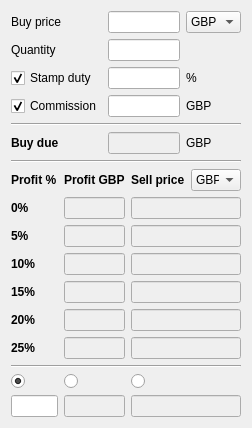
<?xml version="1.0" encoding="UTF-8"?>
<ui version="4.0">
 <class>sellPriceWidget</class>
 <widget class="QWidget" name="sellPriceWidget">
  <property name="geometry">
   <rect>
    <x>0</x>
    <y>0</y>
    <width>252</width>
    <height>402</height>
   </rect>
  </property>
  <property name="windowTitle">
   <string>Form</string>
  </property>
  <layout class="QVBoxLayout" name="verticalLayout">
   <property name="sizeConstraint">
    <enum>QLayout::SetDefaultConstraint</enum>
   </property>
   <item>
    <layout class="QGridLayout" name="gridLayout">
     <item row="1" column="2">
      <widget class="QLineEdit" name="QuantityEdit"/>
     </item>
     <item row="2" column="2" rowspan="2">
      <widget class="QLineEdit" name="StampDutyEdit"/>
     </item>
     <item row="2" column="1" rowspan="2">
      <widget class="QCheckBox" name="StampDutyCheckBox">
       <property name="text">
        <string>Stamp duty</string>
       </property>
       <property name="checked">
        <bool>true</bool>
       </property>
      </widget>
     </item>
     <item row="2" column="3" rowspan="2" colspan="2">
      <widget class="QLabel" name="label_4">
       <property name="text">
        <string>%</string>
       </property>
      </widget>
     </item>
     <item row="4" column="2" rowspan="3">
      <widget class="QLineEdit" name="CommissionEdit"/>
     </item>
     <item row="1" column="1">
      <widget class="QLabel" name="label_2">
       <property name="text">
        <string>Quantity</string>
       </property>
      </widget>
     </item>
     <item row="0" column="3" colspan="2">
      <widget class="QComboBox" name="BuyUnitsComboBox">
       <property name="currentText">
        <string>GBP</string>
       </property>
       <item>
        <property name="text">
         <string>GBP</string>
        </property>
       </item>
       <item>
        <property name="text">
         <string>GBp</string>
        </property>
       </item>
      </widget>
     </item>
     <item row="8" column="2">
      <widget class="QLineEdit" name="BuyDue">
       <property name="enabled">
        <bool>false</bool>
       </property>
      </widget>
     </item>
     <item row="8" column="1">
      <widget class="QLabel" name="label_3">
       <property name="font">
        <font>
         <weight>75</weight>
         <bold>true</bold>
        </font>
       </property>
       <property name="text">
        <string>Buy due</string>
       </property>
      </widget>
     </item>
     <item row="0" column="1">
      <widget class="QLabel" name="label">
       <property name="text">
        <string>Buy price</string>
       </property>
      </widget>
     </item>
     <item row="8" column="3" colspan="2">
      <widget class="QLabel" name="label_5">
       <property name="text">
        <string>GBP</string>
       </property>
      </widget>
     </item>
     <item row="0" column="2">
      <widget class="QLineEdit" name="BuyPriceEdit">
       <property name="text">
        <string/>
       </property>
      </widget>
     </item>
     <item row="4" column="1" rowspan="3">
      <widget class="QCheckBox" name="CommissionCheckBox">
       <property name="text">
        <string>Commission</string>
       </property>
       <property name="checked">
        <bool>true</bool>
       </property>
      </widget>
     </item>
     <item row="7" column="1" colspan="4">
      <widget class="Line" name="line_3">
       <property name="orientation">
        <enum>Qt::Horizontal</enum>
       </property>
      </widget>
     </item>
     <item row="4" column="3" rowspan="3" colspan="2">
      <widget class="QLabel" name="label_6">
       <property name="text">
        <string>GBP</string>
       </property>
      </widget>
     </item>
     <item row="9" column="1" colspan="4">
      <widget class="Line" name="line">
       <property name="orientation">
        <enum>Qt::Horizontal</enum>
       </property>
      </widget>
     </item>
    </layout>
   </item>
   <item>
    <layout class="QGridLayout" name="resultslayout">
     <item row="3" column="1">
      <widget class="QLabel" name="label_15">
       <property name="font">
        <font>
         <weight>75</weight>
         <bold>true</bold>
        </font>
       </property>
       <property name="text">
        <string>5%</string>
       </property>
      </widget>
     </item>
     <item row="7" column="3">
      <widget class="QLineEdit" name="pos_25_price">
       <property name="enabled">
        <bool>false</bool>
       </property>
      </widget>
     </item>
     <item row="10" column="3">
      <widget class="QLineEdit" name="SellPriceEdit">
       <property name="enabled">
        <bool>false</bool>
       </property>
      </widget>
     </item>
     <item row="7" column="1">
      <widget class="QLabel" name="label_19">
       <property name="font">
        <font>
         <weight>75</weight>
         <bold>true</bold>
        </font>
       </property>
       <property name="text">
        <string>25%</string>
       </property>
      </widget>
     </item>
     <item row="10" column="2">
      <widget class="QLineEdit" name="ProfitEdit">
       <property name="enabled">
        <bool>false</bool>
       </property>
      </widget>
     </item>
     <item row="5" column="1">
      <widget class="QLabel" name="label_17">
       <property name="font">
        <font>
         <weight>75</weight>
         <bold>true</bold>
        </font>
       </property>
       <property name="text">
        <string>15%</string>
       </property>
      </widget>
     </item>
     <item row="3" column="3">
      <widget class="QLineEdit" name="pos_5_price">
       <property name="enabled">
        <bool>false</bool>
       </property>
      </widget>
     </item>
     <item row="6" column="1">
      <widget class="QLabel" name="label_18">
       <property name="font">
        <font>
         <weight>75</weight>
         <bold>true</bold>
        </font>
       </property>
       <property name="text">
        <string>20%</string>
       </property>
      </widget>
     </item>
     <item row="3" column="2">
      <widget class="QLineEdit" name="pos_5_profit">
       <property name="enabled">
        <bool>false</bool>
       </property>
      </widget>
     </item>
     <item row="7" column="2">
      <widget class="QLineEdit" name="pos_25_profit">
       <property name="enabled">
        <bool>false</bool>
       </property>
      </widget>
     </item>
     <item row="8" column="1" colspan="3">
      <widget class="Line" name="line_2">
       <property name="orientation">
        <enum>Qt::Horizontal</enum>
       </property>
      </widget>
     </item>
     <item row="2" column="2">
      <widget class="QLineEdit" name="pos_0_profit">
       <property name="enabled">
        <bool>false</bool>
       </property>
      </widget>
     </item>
     <item row="6" column="3">
      <widget class="QLineEdit" name="pos_20_price">
       <property name="enabled">
        <bool>false</bool>
       </property>
      </widget>
     </item>
     <item row="0" column="3" rowspan="2">
      <layout class="QHBoxLayout" name="horizontalLayout">
       <item>
        <widget class="QLabel" name="label_21">
         <property name="font">
          <font>
           <weight>75</weight>
           <bold>true</bold>
          </font>
         </property>
         <property name="text">
          <string>Sell price</string>
         </property>
        </widget>
       </item>
       <item>
        <widget class="QComboBox" name="SellUnitsComboBox">
         <property name="maximumSize">
          <size>
           <width>50</width>
           <height>16777215</height>
          </size>
         </property>
         <item>
          <property name="text">
           <string>GBP</string>
          </property>
         </item>
         <item>
          <property name="text">
           <string>GBp</string>
          </property>
         </item>
        </widget>
       </item>
      </layout>
     </item>
     <item row="4" column="2">
      <widget class="QLineEdit" name="pos_10_profit">
       <property name="enabled">
        <bool>false</bool>
       </property>
      </widget>
     </item>
     <item row="10" column="1">
      <widget class="QLineEdit" name="ProfitPercentageEdit"/>
     </item>
     <item row="0" column="1" rowspan="2">
      <widget class="QLabel" name="label_8">
       <property name="font">
        <font>
         <weight>75</weight>
         <bold>true</bold>
        </font>
       </property>
       <property name="text">
        <string>Profit %</string>
       </property>
      </widget>
     </item>
     <item row="5" column="2">
      <widget class="QLineEdit" name="pos_15_profit">
       <property name="enabled">
        <bool>false</bool>
       </property>
      </widget>
     </item>
     <item row="2" column="1">
      <widget class="QLabel" name="label_14">
       <property name="font">
        <font>
         <weight>75</weight>
         <bold>true</bold>
        </font>
       </property>
       <property name="text">
        <string>0%</string>
       </property>
      </widget>
     </item>
     <item row="0" column="2" rowspan="2">
      <widget class="QLabel" name="label_9">
       <property name="maximumSize">
        <size>
         <width>74</width>
         <height>16777215</height>
        </size>
       </property>
       <property name="font">
        <font>
         <weight>75</weight>
         <bold>true</bold>
        </font>
       </property>
       <property name="text">
        <string>Profit GBP</string>
       </property>
      </widget>
     </item>
     <item row="5" column="3">
      <widget class="QLineEdit" name="pos_15_price">
       <property name="enabled">
        <bool>false</bool>
       </property>
      </widget>
     </item>
     <item row="2" column="3">
      <widget class="QLineEdit" name="pos_0_price">
       <property name="enabled">
        <bool>false</bool>
       </property>
      </widget>
     </item>
     <item row="4" column="1">
      <widget class="QLabel" name="label_16">
       <property name="font">
        <font>
         <weight>75</weight>
         <bold>true</bold>
        </font>
       </property>
       <property name="text">
        <string>10%</string>
       </property>
      </widget>
     </item>
     <item row="6" column="2">
      <widget class="QLineEdit" name="pos_20_profit">
       <property name="enabled">
        <bool>false</bool>
       </property>
      </widget>
     </item>
     <item row="4" column="3">
      <widget class="QLineEdit" name="pos_10_price">
       <property name="enabled">
        <bool>false</bool>
       </property>
      </widget>
     </item>
     <item row="9" column="1">
      <widget class="QRadioButton" name="ProfitPercentageRadioButton">
       <property name="text">
        <string/>
       </property>
       <property name="checked">
        <bool>true</bool>
       </property>
       <attribute name="buttonGroup">
        <string notr="true">buttonGroup</string>
       </attribute>
      </widget>
     </item>
     <item row="9" column="2">
      <widget class="QRadioButton" name="ProfitRadioButton">
       <property name="text">
        <string/>
       </property>
       <attribute name="buttonGroup">
        <string notr="true">buttonGroup</string>
       </attribute>
      </widget>
     </item>
     <item row="9" column="3">
      <widget class="QRadioButton" name="SellPriceRadioButton">
       <property name="text">
        <string/>
       </property>
       <attribute name="buttonGroup">
        <string notr="true">buttonGroup</string>
       </attribute>
      </widget>
     </item>
    </layout>
   </item>
  </layout>
 </widget>
 <tabstops>
  <tabstop>BuyPriceEdit</tabstop>
  <tabstop>BuyUnitsComboBox</tabstop>
  <tabstop>QuantityEdit</tabstop>
  <tabstop>StampDutyCheckBox</tabstop>
  <tabstop>StampDutyEdit</tabstop>
  <tabstop>CommissionCheckBox</tabstop>
  <tabstop>CommissionEdit</tabstop>
  <tabstop>pos_25_price</tabstop>
  <tabstop>pos_10_price</tabstop>
  <tabstop>pos_15_price</tabstop>
  <tabstop>pos_20_price</tabstop>
  <tabstop>pos_0_price</tabstop>
  <tabstop>pos_5_price</tabstop>
 </tabstops>
 <resources/>
 <connections>
  <connection>
   <sender>StampDutyCheckBox</sender>
   <signal>clicked(bool)</signal>
   <receiver>StampDutyEdit</receiver>
   <slot>setEnabled(bool)</slot>
   <hints>
    <hint type="sourcelabel">
     <x>49</x>
     <y>72</y>
    </hint>
    <hint type="destinationlabel">
     <x>105</x>
     <y>74</y>
    </hint>
   </hints>
  </connection>
  <connection>
   <sender>CommissionCheckBox</sender>
   <signal>clicked(bool)</signal>
   <receiver>CommissionEdit</receiver>
   <slot>setEnabled(bool)</slot>
   <hints>
    <hint type="sourcelabel">
     <x>44</x>
     <y>105</y>
    </hint>
    <hint type="destinationlabel">
     <x>147</x>
     <y>100</y>
    </hint>
   </hints>
  </connection>
  <connection>
   <sender>BuyPriceEdit</sender>
   <signal>returnPressed()</signal>
   <receiver>QuantityEdit</receiver>
   <slot>setFocus()</slot>
   <hints>
    <hint type="sourcelabel">
     <x>126</x>
     <y>17</y>
    </hint>
    <hint type="destinationlabel">
     <x>123</x>
     <y>39</y>
    </hint>
   </hints>
  </connection>
  <connection>
   <sender>StampDutyEdit</sender>
   <signal>returnPressed()</signal>
   <receiver>CommissionEdit</receiver>
   <slot>setFocus()</slot>
   <hints>
    <hint type="sourcelabel">
     <x>190</x>
     <y>74</y>
    </hint>
    <hint type="destinationlabel">
     <x>99</x>
     <y>107</y>
    </hint>
   </hints>
  </connection>
  <connection>
   <sender>ProfitPercentageRadioButton</sender>
   <signal>toggled(bool)</signal>
   <receiver>ProfitPercentageEdit</receiver>
   <slot>setEnabled(bool)</slot>
   <hints>
    <hint type="sourcelabel">
     <x>15</x>
     <y>368</y>
    </hint>
    <hint type="destinationlabel">
     <x>39</x>
     <y>341</y>
    </hint>
   </hints>
  </connection>
  <connection>
   <sender>ProfitPercentageRadioButton</sender>
   <signal>toggled(bool)</signal>
   <receiver>ProfitEdit</receiver>
   <slot>setDisabled(bool)</slot>
   <hints>
    <hint type="sourcelabel">
     <x>20</x>
     <y>369</y>
    </hint>
    <hint type="destinationlabel">
     <x>90</x>
     <y>344</y>
    </hint>
   </hints>
  </connection>
  <connection>
   <sender>ProfitPercentageRadioButton</sender>
   <signal>toggled(bool)</signal>
   <receiver>SellPriceEdit</receiver>
   <slot>setDisabled(bool)</slot>
   <hints>
    <hint type="sourcelabel">
     <x>13</x>
     <y>365</y>
    </hint>
    <hint type="destinationlabel">
     <x>179</x>
     <y>341</y>
    </hint>
   </hints>
  </connection>
  <connection>
   <sender>ProfitRadioButton</sender>
   <signal>toggled(bool)</signal>
   <receiver>ProfitPercentageEdit</receiver>
   <slot>setDisabled(bool)</slot>
   <hints>
    <hint type="sourcelabel">
     <x>85</x>
     <y>365</y>
    </hint>
    <hint type="destinationlabel">
     <x>30</x>
     <y>352</y>
    </hint>
   </hints>
  </connection>
  <connection>
   <sender>ProfitRadioButton</sender>
   <signal>toggled(bool)</signal>
   <receiver>ProfitEdit</receiver>
   <slot>setEnabled(bool)</slot>
   <hints>
    <hint type="sourcelabel">
     <x>97</x>
     <y>366</y>
    </hint>
    <hint type="destinationlabel">
     <x>101</x>
     <y>350</y>
    </hint>
   </hints>
  </connection>
  <connection>
   <sender>ProfitRadioButton</sender>
   <signal>toggled(bool)</signal>
   <receiver>SellPriceEdit</receiver>
   <slot>setDisabled(bool)</slot>
   <hints>
    <hint type="sourcelabel">
     <x>81</x>
     <y>366</y>
    </hint>
    <hint type="destinationlabel">
     <x>157</x>
     <y>352</y>
    </hint>
   </hints>
  </connection>
  <connection>
   <sender>SellPriceRadioButton</sender>
   <signal>toggled(bool)</signal>
   <receiver>ProfitPercentageEdit</receiver>
   <slot>setDisabled(bool)</slot>
   <hints>
    <hint type="sourcelabel">
     <x>143</x>
     <y>371</y>
    </hint>
    <hint type="destinationlabel">
     <x>53</x>
     <y>349</y>
    </hint>
   </hints>
  </connection>
  <connection>
   <sender>SellPriceRadioButton</sender>
   <signal>toggled(bool)</signal>
   <receiver>ProfitEdit</receiver>
   <slot>setDisabled(bool)</slot>
   <hints>
    <hint type="sourcelabel">
     <x>183</x>
     <y>364</y>
    </hint>
    <hint type="destinationlabel">
     <x>94</x>
     <y>341</y>
    </hint>
   </hints>
  </connection>
  <connection>
   <sender>SellPriceRadioButton</sender>
   <signal>toggled(bool)</signal>
   <receiver>SellPriceEdit</receiver>
   <slot>setEnabled(bool)</slot>
   <hints>
    <hint type="sourcelabel">
     <x>213</x>
     <y>369</y>
    </hint>
    <hint type="destinationlabel">
     <x>229</x>
     <y>352</y>
    </hint>
   </hints>
  </connection>
 </connections>
 <buttongroups>
  <buttongroup name="buttonGroup"/>
 </buttongroups>
</ui>
